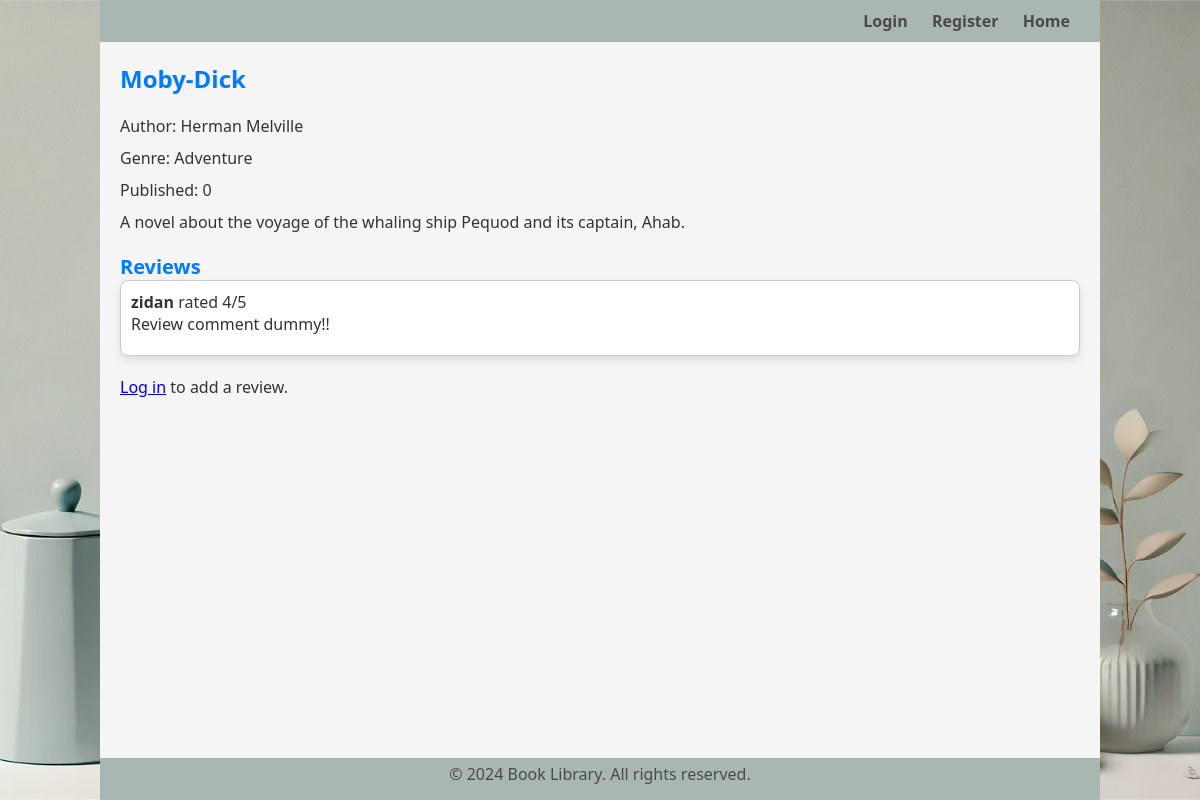
The page /book.php?id=5 on the database its author committed.
### tables this page shows
CREATE TABLE `books` (
  `id` int(11) NOT NULL,
  `title` varchar(255) NOT NULL,
  `author` varchar(255) NOT NULL,
  `genre` varchar(255) NOT NULL,
  `published_year` year(4) NOT NULL,
  `summary` text NOT NULL,
  `created_at` timestamp NOT NULL DEFAULT current_timestamp()
);

CREATE TABLE `reviews` (
  `id` int(11) NOT NULL,
  `user_id` int(11) NOT NULL,
  `book_id` int(11) NOT NULL,
  `rating` tinyint(4) NOT NULL,
  `review` text NOT NULL,
  `created_at` timestamp NOT NULL DEFAULT current_timestamp(),
  `updated_at` timestamp NULL DEFAULT NULL ON UPDATE current_timestamp()
);

CREATE TABLE `users` (
  `id` int(11) NOT NULL,
  `username` varchar(255) NOT NULL,
  `password` varchar(255) NOT NULL,
  `email` varchar(255) NOT NULL,
  `created_at` timestamp NOT NULL DEFAULT current_timestamp()
);

### src/Controller/BookController.php (called while the page is built, shortened)
<?php
require __DIR__ . '/../../config/database.php';
class BookController
{
    public function getBook($book_id)
    {
        global $pdo;
        try {
            $stmt = $pdo->prepare('SELECT * FROM books WHERE id = ?');
            $stmt->execute([$book_id]);
            $book = $stmt->fetch();
            return $book;
        } catch (PDOException $e) {
            BookLogger::logError($e);
            ShowError::show404Page();
        }
    }
}

### src/Controller/ReviewController.php (called while the page is built, shortened)
<?php
require __DIR__ . '/../../config/database.php';
class ReviewController
{
    public function getReviews($book_id)
    {
        global $pdo;
        try {
            $stmt = $pdo->prepare('SELECT r.*, u.username FROM reviews r JOIN users u ON r.user_id = u.id WHERE r.book_id = ?');
            $stmt->execute([$book_id]);
            return $stmt->fetchAll();
        } catch (PDOException $e) {
            BookLogger::logError($e);
            ShowError::show404Page();
        }
    }
}

### public/book.php (the view, shortened to what this page needs)
<?php
require '../src/Controller/ReviewController.php';
require '../src/Controller/BookController.php';
$reviewController = new ReviewController();
$bookController = new BookController();
$book_id = $_GET['id'];
$book = $bookController->getBook($book_id);
$reviews = $reviewController->getReviews($book_id);
?>
<!DOCTYPE html>
<html lang="en">
<head>
    <link rel="stylesheet" href="../assets/css/style.css">
</head>
<body class="review-page">
    <?php include '../templates/header.php'; ?>
    <div class="container">
        <h1><?php echo htmlspecialchars($book['title']); ?></h1>
        <p>Author: <?php echo htmlspecialchars($book['author']); ?></p>
        <p>Genre: <?php echo htmlspecialchars($book['genre']); ?></p>
        <p>Published: <?php echo htmlspecialchars($book['published_year']); ?></p>
        <p><?php echo htmlspecialchars($book['summary']); ?></p>
        <h2>Reviews</h2>
        <ul>
            <?php foreach ($reviews as $review): ?>
                        <li>
                            <strong><?php echo htmlspecialchars($review['username']); ?></strong> rated <?php echo htmlspecialchars($review['rating']); ?>/5
                            <p><?php echo htmlspecialchars($review['review']); ?></p>
                        </li>
            <?php endforeach; ?>
        </ul>
        <?php if (isset($_SESSION['user_id'])): ?>
                    <?php
                    $userReview = $reviewController->getUserReview($book_id, $_SESSION['user_id']);
                    ?>
                    <?php if ($userReview): ?>
                                <h2>Your Review</h2>
                                <p><strong>Your Rating:</strong> <?php echo htmlspecialchars($userReview['rating']); ?>/5</p>
                                <p><strong>Your Review:</strong> <?php echo htmlspecialchars($userReview['review']); ?></p>
                                <a href="edit_review.php?book_id=<?php echo $book_id; ?>">Edit your review</a>
                    <?php else: ?>
                                <h2>Add a review</h2>
                                <form id="reviewForm" method="POST" action="add_review.php">
                                    <input type="hidden" name="book_id" value="<?php echo $book_id; ?>">
                                    <div class="star-rating-container">
                                        <label for="rating">Rating:</label>
                                        <div class="star-rating" id="starRating">
                                            <input type="radio" name="rating" value="5" id="5" required><label for="5">☆</label>
                                            <input type="radio" name="rating" value="4" id="4"><label for="4">☆</label>
                                            <input type="radio" name="rating" value="3" id="3"><label for="3">☆</label>
                                            <input type="radio" name="rating" value="2" id="2"><label for="2">☆</label>
                                            <input type="radio" name="rating" value="1" id="1"><label for="1">☆</label>
                                        </div>
                                    </div>
                                    <label for="review">Review:</label>
                                    <textarea name="review" id="reviewText" required></textarea>
                                    <button type="submit" id="submitButton" disabled>Submit</button>
                                </form>
                    <?php endif; ?>
        <?php else: ?>
                    <p><a href="login.php">Log in</a> to add a review.</p>
        <?php endif; ?>
    </div>
    <?php include '../templates/footer.php'; ?>
</body>
</html>

### assets/css/style.css (style rules this page uses)
* { margin: 0; padding: 0; box-sizing: border-box; font-family: 'Segoe UI', Tahoma, Geneva, Verdana, sans-serif; }
html, body { height: 100%; }
body { background: url('../images/background.png') no-repeat center center fixed; background-size: cover; display: flex; flex-direction: column; color: #333; }
.container { background-color: rgba(255, 255, 255, 0.8); width: 100%; max-width: 1000px; padding: 20px; margin: 0 auto; flex: 1; justify-content: center; }
h1 { margin-bottom: 20px; font-size: 24px; color: #007bff; }
h2 { margin-top: 20px; font-size: 20px; color: #007bff; }
p { font-size: 16px; margin-bottom: 10px; }
ul { list-style-type: none; padding: 0; }
li { margin-bottom: 20px; border: 1px solid #ccc; padding: 10px; border-radius: 8px; background-color: #fff; box-shadow: 0 4px 8px rgba(0, 0, 0, 0.1); }
.review-page .container, .edit-review-page .container { background-color: whitesmoke; width: 100%; max-width: 1000px; padding: 20px; margin: 0 auto; flex: 1; justify-content: center; }

### rows shown on the page
books: title "Moby-Dick", author "Herman Melville", genre "Adventure", published_year "0", summary "A novel about the voyage of the whaling ship Pequod and its captain, Ahab."
reviews: user.username "zidan", rating "4", review "Review comment dummy!!"
